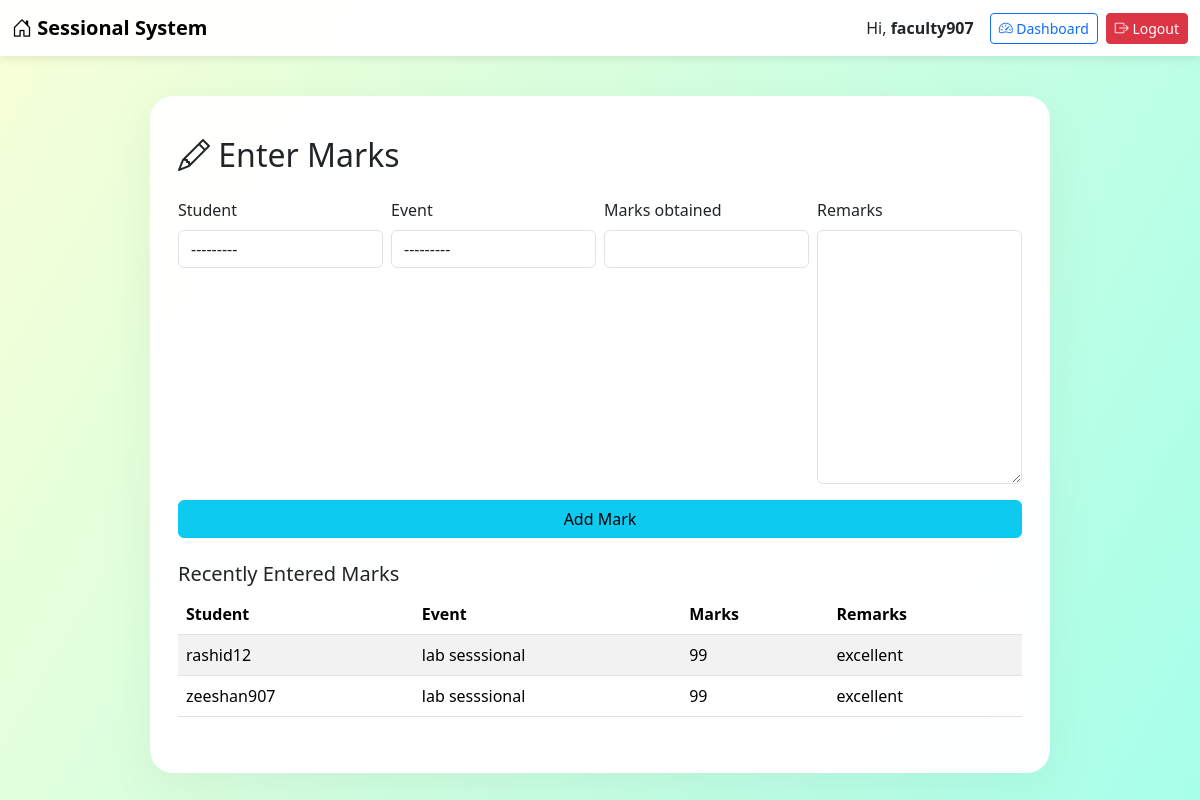
Screenshot of /marks/entry/ (signed in) with the database file from the repository.
### core/models.py (models this page shows, shortened)
class User(AbstractUser):
    ROLE_CHOICES = (
        ('admin', 'Admin'),
        ('faculty', 'Faculty'),
        ('student', 'Student'),
    )
    role = models.CharField(max_length=10, choices=ROLE_CHOICES, default='student')
    phone = models.CharField(max_length=15, blank=True, null=True)
    enrollment_no = models.CharField(max_length=20, blank=True, null=True)
    department = models.CharField(max_length=100, blank=True, null=True)
    def __str__(self):
        return f"{self.username} ({self.role})"

class SessionalMark(models.Model):
    student = models.ForeignKey(User, on_delete=models.CASCADE, related_name="marks")
    event = models.ForeignKey(Event, on_delete=models.CASCADE, related_name="marks")
    marks_obtained = models.IntegerField()
    remarks = models.TextField(blank=True)
    entered_by = models.ForeignKey(User, on_delete=models.CASCADE, related_name='entered_marks')
    entered_at = models.DateTimeField(auto_now_add=True)
    updated_at = models.DateTimeField(auto_now=True)
    class Meta:
        unique_together = ('student', 'event')
        ordering = ['-entered_at']

class Event(models.Model):
    EVENT_TYPE_CHOICES = (
        ('sessional', 'Sessional Exam'),
        ('assignment', 'Assignment'),
        ('project', 'Project'),
        ('quiz', 'Quiz'),
        ('workshop', 'Workshop'),
    )
    title = models.CharField(max_length=200)
    event_type = models.CharField(max_length=20, choices=EVENT_TYPE_CHOICES, default='sessional')
    date = models.DateField()
    time = models.TimeField(blank=True, null=True)
    venue = models.CharField(max_length=200, blank=True)
    description = models.TextField()
    max_marks = models.IntegerField(default=100)
    created_by = models.ForeignKey(User, on_delete=models.CASCADE, related_name='created_events')
    assigned_students = models.ManyToManyField(
        User,
        related_name='assigned_events',
        blank=True,
        limit_choices_to={'role': 'student'}
    )
    created_at = models.DateTimeField(auto_now_add=True)
    updated_at = models.DateTimeField(auto_now=True)
    class Meta:
        ordering = ['-date']
    def __str__(self):
        return f"{self.title} - {self.date}"

### core/views.py (the view)
# urls.py: path('marks/entry/', views.mark_entry, name='mark_entry'),
@login_required
def mark_entry(request):
    if request.user.role not in ['faculty', 'admin']:
        messages.error(request, 'You do not have permission to enter marks')
        return redirect('dashboard')
    if request.method == 'POST':
        form = MarkEntryForm(request.POST)
        if form.is_valid():
            mark = form.save(commit=False)
            mark.entered_by = request.user
            mark.save()
            messages.success(request, 'Marks entered successfully!')
            return redirect('mark_entry')
    else:
        form = MarkEntryForm()
    recent_marks = SessionalMark.objects.filter(entered_by=request.user)[:10]
    return render(request, 'mark_entry.html', {'form': form, 'recent_marks': recent_marks})

### core/forms.py (shortened to what this page needs)
class MarkEntryForm(forms.ModelForm):
    class Meta:
        model = SessionalMark
        fields = ['student', 'event', 'marks_obtained', 'remarks']
    def __init__(self, *args, **kwargs):
        super().__init__(*args, **kwargs)
        self.fields['student'].queryset = User.objects.filter(role='student')
        for field in self.fields:
            self.fields[field].widget.attrs.update({'class': 'form-control'})

### core/templates/mark_entry.html (shortened to what this page needs)
<!DOCTYPE html>
<html lang="en">
<head>
  <link href="https://cdn.jsdelivr.net/npm/bootstrap@5.3.2/dist/css/bootstrap.min.css" rel="stylesheet">
  <link href="https://cdnjs.cloudflare.com/ajax/libs/bootstrap-icons/1.10.5/font/bootstrap-icons.min.css" rel="stylesheet">
</head>
<body>
  <nav class="navbar navbar-expand-lg navbar-light">
    <div class="container-fluid">
      <a class="navbar-brand fw-bold" href="{% url 'home' %}">
        <i class="bi bi-house-door"></i> Sessional System
      </a>
      <div class="d-flex align-items-center">
        <span class="me-3">Hi, <strong>{{ user.username }}</strong></span>
        <a href="{% url 'dashboard' %}" class="btn btn-outline-primary btn-sm me-2">
          <i class="bi bi-speedometer2"></i> Dashboard
        </a>
        <a href="{% url 'logout' %}" class="btn btn-danger btn-sm">
          <i class="bi bi-box-arrow-right"></i> Logout
        </a>
      </div>
    </div>
  </nav>
  <div class="glass-card">
    <h2 class="mb-4"><i class="bi bi-pencil"></i> Enter Marks</h2>
    <form method="post" class="row g-2">
      {% for field in form %}
        <div class="col-md-3">
          <label class="form-label">{{ field.label }}</label>
          {{ field }}
        </div>
      {% endfor %}
      <div class="col-12">
        <button type="submit" class="btn btn-info w-100 mt-2">Add Mark</button>
      </div>
    </form>
    <h5 class="mt-4">Recently Entered Marks</h5>
    <table class="table table-striped">
      <thead><tr><th>Student</th><th>Event</th><th>Marks</th><th>Remarks</th></tr></thead>
      <tbody>
        {% for m in recent_marks %}
          <tr>
            <td>{{ m.student.username }}</td>
            <td>{{ m.event.title }}</td>
            <td>{{ m.marks_obtained }}</td>
            <td>{{ m.remarks }}</td>
          </tr>
        {% empty %}
          <tr><td colspan="4" class="text-center">No marks entered yet.</td></tr>
        {% endfor %}
      </tbody>
    </table>
  </div>
</body>
</html>

### core/templates/mark_entry.html (style rules this page uses)
body { background: linear-gradient(120deg,#f8ffd7 0%,#a7ffeb 100%); min-height: 100vh; }
.navbar { background:rgba(255,255,255,0.98); box-shadow:0 2px 10px rgba(0,0,0,0.1); }
.glass-card { background:rgba(255,255,255,.98);border-radius:23px;box-shadow:0 12px 45px 0 rgba(116,138,121,.11);padding:40px 28px;max-width:900px;margin:40px auto; }
.form-label { font-weight:500; }

### rows the page displays
User: username "faculty907"
SessionalMark: student.username "rashid12", event "lab sesssional", marks_obtained "99", remarks "excellent"
SessionalMark: student.username "zeeshan907", event "lab sesssional", marks_obtained "99", remarks "excellent"

### other values shown
{{ field.label }} "Student" "Event" "Marks obtained" "Remarks"
